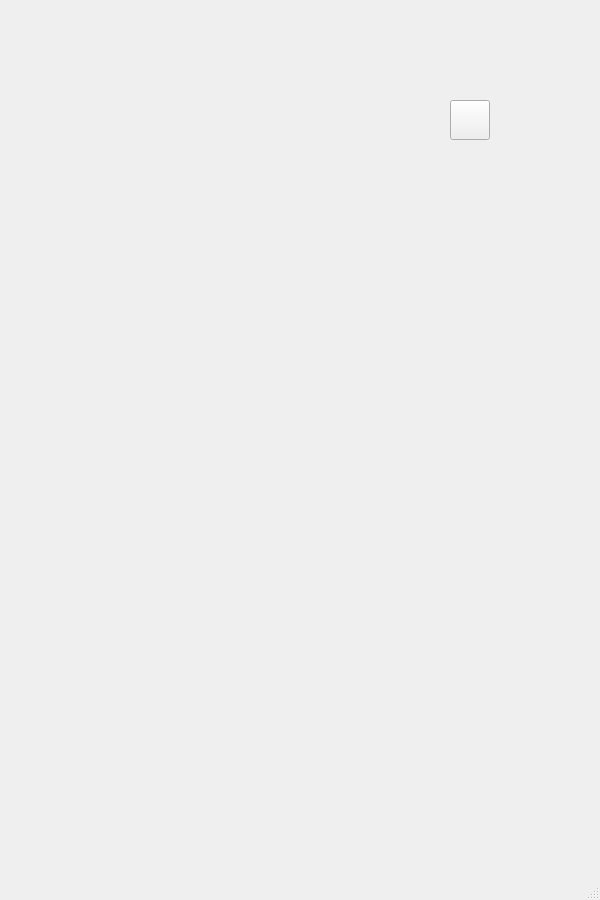
<?xml version="1.0" encoding="UTF-8"?>
<ui version="4.0">
 <class>MainWindow</class>
 <widget class="QMainWindow" name="MainWindow">
  <property name="geometry">
   <rect>
    <x>0</x>
    <y>0</y>
    <width>600</width>
    <height>900</height>
   </rect>
  </property>
  <property name="windowTitle">
   <string>MainWindow</string>
  </property>
  <widget class="QWidget" name="centralwidget">
   <widget class="QLabel" name="lbl">
    <property name="geometry">
     <rect>
      <x>450</x>
      <y>30</y>
      <width>40</width>
      <height>40</height>
     </rect>
    </property>
    <property name="text">
     <string/>
    </property>
    <property name="pixmap">
     <pixmap>0.png</pixmap>
    </property>
   </widget>
   <widget class="QPushButton" name="pb">
    <property name="geometry">
     <rect>
      <x>450</x>
      <y>100</y>
      <width>40</width>
      <height>40</height>
     </rect>
    </property>
    <property name="text">
     <string/>
    </property>
    <property name="icon">
     <iconset>
      <normaloff>0.png</normaloff>0.png</iconset>
    </property>
    <property name="iconSize">
     <size>
      <width>40</width>
      <height>40</height>
     </size>
    </property>
   </widget>
  </widget>
  <widget class="QMenuBar" name="menubar">
   <property name="geometry">
    <rect>
     <x>0</x>
     <y>0</y>
     <width>600</width>
     <height>21</height>
    </rect>
   </property>
  </widget>
  <widget class="QStatusBar" name="statusbar"/>
 </widget>
 <resources/>
 <connections/>
</ui>
